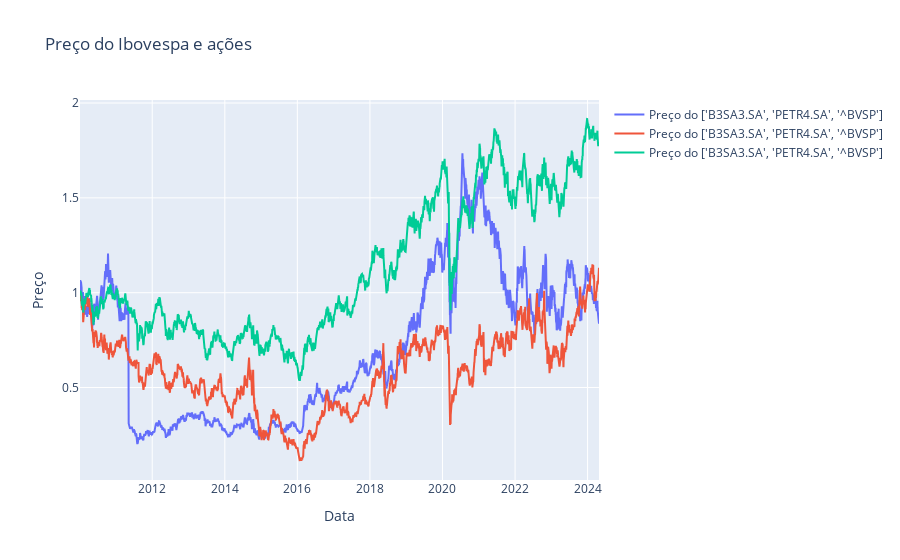

Write notebook code for a chart like this one.
### Code cell
# Cria um gráfico de linha usando o Plotly
fig = go.Figure()
for stocks in acoes_df.columns:
#fig.add_trace(go.Scatter(x=acoes_df.index, y=acoes_df['IBOV'], mode='lines', name='Preço do Ibovespa'))
#fig.add_trace(go.Scatter(x=acoes_df.index, y=acoes_df['B3SA3'], mode='lines', name='Preço do B3SA3'))
    fig.add_trace(go.Scatter(x=acoes_df_normalized.index, y=acoes_df_normalized[stocks], mode='lines', name=f'Preço do {acoes}'))

# Configura o layout do gráfico
fig.update_layout(
    title='Preço do Ibovespa e ações',
    xaxis_title='Data',
    yaxis_title='Preço',
    showlegend=True
)

# Exibe o gráfico
fig.show()

### Figure 1 — Plotly figure (JSON) as saved in the notebook; plotly's stock layout.template omitted (floating-point values rounded to 4 significant figures; data arrays with more than 128 entries replaced by an {"elided": "..."} marker saying what was removed)
{"data": [{"mode": "lines", "name": "Preço do ['B3SA3.SA', 'PETR4.SA', '^BVSP']", "type": "scatter", "x": {"elided": "3542 str values"}, "y": {"elided": "3542 float values"}}, {"mode": "lines", "name": "Preço do ['B3SA3.SA', 'PETR4.SA', '^BVSP']", "type": "scatter", "x": {"elided": "3542 str values"}, "y": {"elided": "3542 float values"}}, {"mode": "lines", "name": "Preço do ['B3SA3.SA', 'PETR4.SA', '^BVSP']", "type": "scatter", "x": {"elided": "3542 str values"}, "y": {"elided": "3542 float values"}}], "layout": {"showlegend": true, "title": {"text": "Preço do Ibovespa e ações"}, "xaxis": {"title": {"text": "Data"}}, "yaxis": {"title": {"text": "Preço"}}}}
